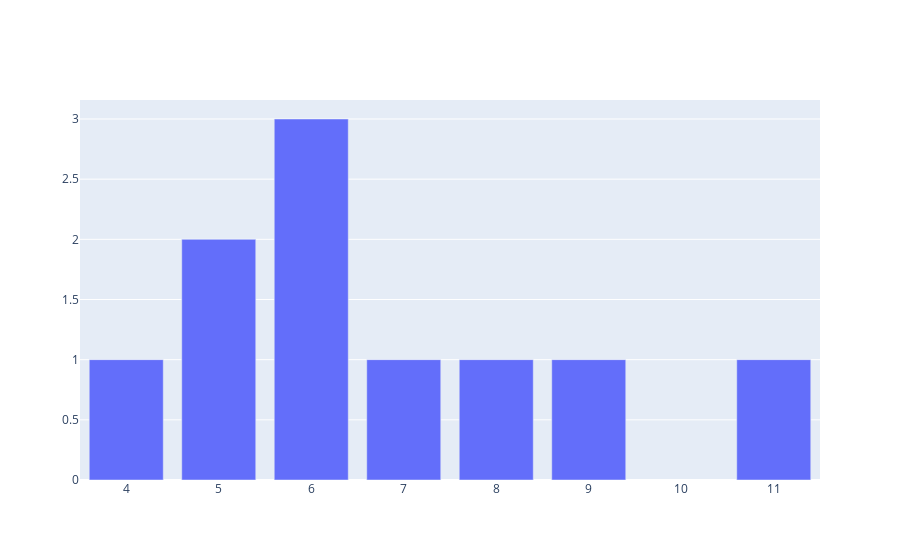

Source (notebook cell):
### Markdown cell above
Столбчатые диаграммы можно сформировать и своими силами, если сгруппировать данные и вычислить высоты столбцов.

Далее, используя класс **go.Bar** передаём названия столбцов и их величины в 2 аргумента:

### Code cell
my_group = df3.head(10).groupby(['Сумма']).count()

labels = my_group.index
values = my_group['Кость_1'].values

fig = go.Figure(data = [go.Bar(x= labels, y = values)])
fig.show()

### Figure 1 — Plotly figure (JSON) as saved in the notebook; plotly's stock layout.template omitted (floating-point values rounded to 4 significant figures)
{"data": [{"type": "bar", "x": [4, 5, 6, 7, 8, 9, 11], "y": [1, 2, 3, 1, 1, 1, 1]}], "layout": {}}
